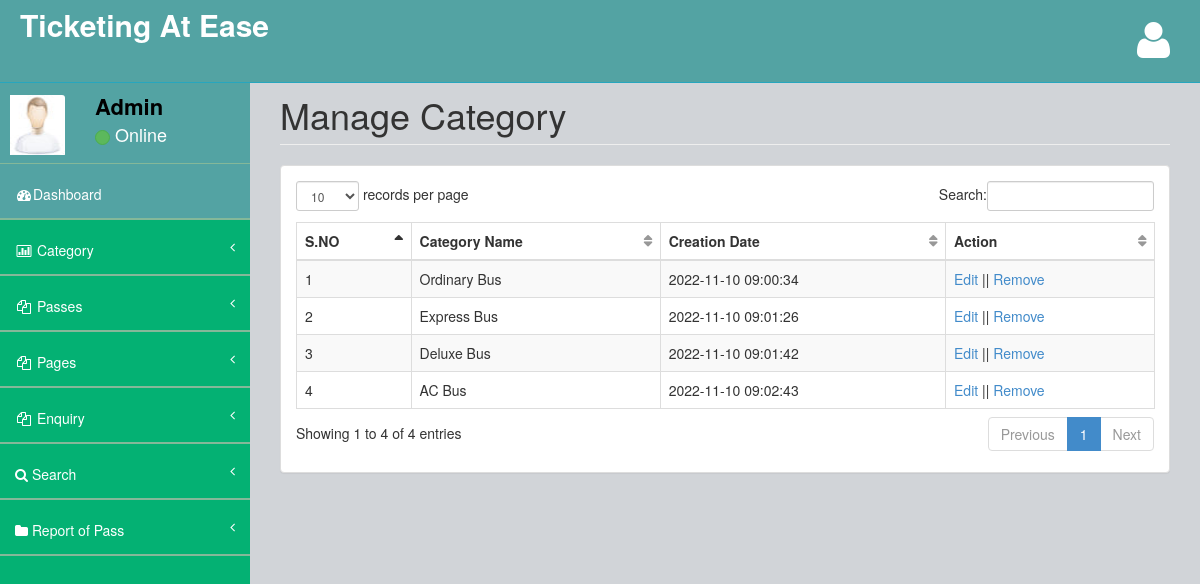
Page /admin/manage-category.php (signed in) on the committed database.
### tables this page shows
CREATE TABLE `tblcategory` (
  `ID` int(10) NOT NULL,
  `CategoryName` varchar(200) DEFAULT NULL,
  `CreationDate` timestamp NULL DEFAULT current_timestamp()
);

### admin/manage-category.php (the view, shortened to what this page needs)
<?php
include('includes/dbconnection.php');
if (strlen($_SESSION['bpmsaid'] == 0)) {
    header('location:logout.php');
} else {
?>
    <!DOCTYPE html>
    <html>
    <head>
        <link href="assets/plugins/bootstrap/bootstrap.css" rel="stylesheet" />
        <link href="assets/font-awesome/css/font-awesome.css" rel="stylesheet" />
        <link href="assets/plugins/pace/pace-theme-big-counter.css" rel="stylesheet" />
        <link href="assets/css/style.css" rel="stylesheet" />
        <link href="assets/css/main-style.css" rel="stylesheet" />
        <link href="assets/plugins/dataTables/dataTables.bootstrap.css" rel="stylesheet" />
    </head>
    <body>
        <div id="wrapper">
            <?php include_once('includes/header.php'); ?>
            <?php include_once('includes/sidebar.php'); ?>
            <div id="page-wrapper">
                <div class="row">
                    <div class="col-lg-12">
                        <h1 class="page-header">Manage Category</h1>
                    </div>
                </div>
                <div class="row">
                    <div class="col-lg-12">
                        <div class="panel panel-default">
                            <div class="panel-body">
                                <div class="table-responsive">
                                    <table class="table table-striped table-bordered table-hover" id="dataTables-example">
                                        <thead>
                                            <tr>
                                                <th>S.NO</th>
                                                <th>Category Name</th>
                                                <th>Creation Date</th>
                                                <th>Action</th>
                                            </tr>
                                        </thead>
                                        <tbody>
                                            <?php
                                            $sql = "SELECT * from tblcategory";
                                            $query = $dbh->prepare($sql);
                                            $query->execute();
                                            $results = $query->fetchAll(PDO::FETCH_OBJ);
                                            $cnt = 1;
                                            if ($query->rowCount() > 0) {
                                                foreach ($results as $row) {               ?>
                                                    <tr>
                                                        <td><?php echo htmlentities($cnt); ?></td>
                                                        <td><?php echo htmlentities($row->CategoryName); ?></td>
                                                        <td><?php echo htmlentities($row->CreationDate); ?></td>
                                                        <td><a href="edit-category-detail.php?editid=<?php echo htmlentities($row->ID); ?>">Edit</a> || <a href="manage-category.php?delid=<?php echo ($row->ID); ?>" onclick="return confirm('Do you really want to Delete ?');">Remove</i></a></td>
                                                    </tr>
                                            <?php $cnt = $cnt + 1;
                                                }
                                            } ?>
                                        </tbody>
                                    </table>
                                </div>
                            </div>
                        </div>
                    </div>
                </div>
            </div>
        </div>
    </body>
    </html>
<?php }  ?>

### admin/includes/sidebar.php (shortened to what this page needs)
<?php
include('includes/dbconnection.php');
?>
        <nav class="navbar-default navbar-static-side" role="navigation">
            <div class="sidebar-collapse">
                <ul class="nav" id="side-menu">
                    <li>
                        <div class="user-section">
                            <div class="user-section-inner">
                                <img src="assets/img/user.jpg" alt="">
                            </div>
                            <div class="user-info">
                                <?php
$aid=$_SESSION['bpmsaid'];
$sql="SELECT AdminName from  tbladmin where ID=:aid";
$query = $dbh -> prepare($sql);
$query->bindParam(':aid',$aid,PDO::PARAM_STR);
$query->execute();
$results=$query->fetchAll(PDO::FETCH_OBJ);
$cnt=1;
if($query->rowCount() > 0)
{
foreach($results as $row)
{               ?>
                                <div><strong><?php  echo $row->AdminName;?></strong></div>
                                <div class="user-text-online">
                                    <span class="user-circle-online btn btn-success btn-circle "></span>&nbsp;Online
                                </div>
                            </div>
                            <?php $cnt=$cnt+1;}} ?>
                        </div>
                    </li>
                    <li class="selected">
                        <a href="dashboard.php"><i class="fa fa-dashboard fa-fw"></i>Dashboard</a>
                    </li>
                    <li>
                        <a href="#"><i class="fa fa-bar-chart-o fa-fw"></i> Category<span class="fa arrow"></span></a>
                    </li>
                    <li>
                        <a href="#"><i class="fa fa-files-o fa-fw"></i> Passes<span class="fa arrow"></span></a>
                    </li>
                    <li>
                        <a href="#"><i class="fa fa-files-o fa-fw"></i> Pages<span class="fa arrow"></span></a>
                    </li>
                    <li>
                        <a href="#"><i class="fa fa-files-o fa-fw"></i> Enquiry<span class="fa arrow"></span></a>
                    </li>
                    <li>
                        <a href="search-pass.php"><i class="fa fa-search"></i>  Search<span class="fa arrow"></span></a>
                        </li>
                        <li>
                        <a href="pass-bwdates-report.php"><i class="fa fa-folder"></i>  Report of Pass<span class="fa arrow"></span></a>
                        </li>
                </ul>
            </div>
        </nav>

### admin/assets/css/style.css (style rules this page uses)
body { background-color: #f8f8f8; }
#wrapper { width: 100%; margin-top: 55px!important; background-color:#04B173; }
#page-wrapper { padding: 0 15px; min-height: 568px; background-color:rgb(209, 212, 216); }
.navbar-static-side ul li { border-bottom:1px solid #84B899 !important; }
.arrow { float: right; }
.fa.arrow:before { content: "\f104"; }
@media (min-width:768px) { .navbar-static-side { z-index: 1; position: absolute; width: 250px; } }
table.dataTable thead .sorting, table.dataTable thead .sorting_asc:after, table.dataTable thead .sorting_desc, table.dataTable thead .sorting_asc_disabled, table.dataTable thead .sorting_desc_disabled { background: transparent; }
table.dataTable thead .sorting_asc:after { content: "\f0de"; float: right; font-family: fontawesome; }
table.dataTable thead .sorting:after { content: "\f0dc"; float: right; font-family: fontawesome; color: rgba(50,50,50,.5); }
.btn-circle { width: 30px; height: 30px; padding: 6px 0; border-radius: 15px; text-align: center; font-size: 12px; line-height: 1.428571429; }

### admin/assets/css/main-style.css (style rules this page uses)
.user-section-inner { height: 65px; width: 65px; -moz-border-radius: 3px; -webkit-border-radius: 3px; border-radius: 3px; overflow: hidden; display: inline-block; float: left; margin-right: 15px; margin-top: 20px; }
.user-section-inner img { margin-left:10px; width:55px; height:60px; }
.user-info { display: block; color:#000!important; display: inline-block; padding: 15px; margin-bottom: 0px }
.user-text-online { font-size:18px; color:#fff }
.user-circle-online { width: 15px!important; height: 15px!important; }
.nav > li > a { padding: 20px 15px; }
#side-menu { background-color:#04B173; }
#side-menu a { color:#fff; border-bottom: 1px solid #84B899 !important; height: 55px; }
.selected { background-color:rgb(83, 163, 163); }
.navbar-default { border-color: #27A6BE; }
@media (min-width:768px) { #page-wrapper { position: inherit; margin: 0 0 0 250px; padding: 0 30px; min-height: 1000px; } }

### rows in the picture
tblcategory: CategoryName "Ordinary Bus", CreationDate "2022-11-10 09:00:34"
tblcategory: CategoryName "Express Bus", CreationDate "2022-11-10 09:01:26"
tblcategory: CategoryName "Deluxe Bus", CreationDate "2022-11-10 09:01:42"
tblcategory: CategoryName "AC Bus", CreationDate "2022-11-10 09:02:43"

### other values in the picture
$row->AdminName "Admin"
